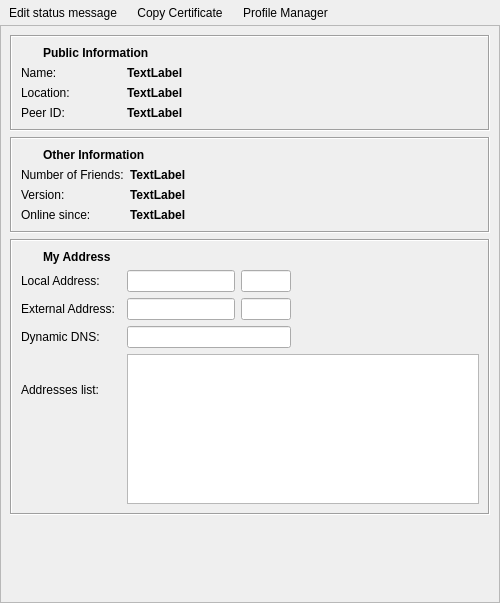
<?xml version="1.0" encoding="UTF-8"?>
<ui version="4.0">
 <class>ProfileWidget</class>
 <widget class="QWidget" name="ProfileWidget">
  <property name="geometry">
   <rect>
    <x>0</x>
    <y>0</y>
    <width>500</width>
    <height>603</height>
   </rect>
  </property>
  <property name="sizePolicy">
   <sizepolicy hsizetype="Expanding" vsizetype="Expanding">
    <horstretch>0</horstretch>
    <verstretch>0</verstretch>
   </sizepolicy>
  </property>
  <layout class="QGridLayout" name="gridLayout_7">
   <property name="verticalSpacing">
    <number>0</number>
   </property>
   <property name="margin">
    <number>0</number>
   </property>
   <item row="0" column="0">
    <widget class="QFrame" name="toolBarFrame">
     <layout class="QHBoxLayout" name="horizontalLayout">
      <property name="margin">
       <number>2</number>
      </property>
      <item>
       <widget class="QToolButton" name="editstatustoolButton">
        <property name="focusPolicy">
         <enum>Qt::NoFocus</enum>
        </property>
        <property name="toolTip">
         <string>Edit status message</string>
        </property>
        <property name="text">
         <string>Edit status message</string>
        </property>
        <property name="icon">
         <iconset resource="../images.qrc">
          <normaloff>:/images/edit_16.png</normaloff>:/images/edit_16.png</iconset>
        </property>
        <property name="toolButtonStyle">
         <enum>Qt::ToolButtonTextBesideIcon</enum>
        </property>
        <property name="autoRaise">
         <bool>true</bool>
        </property>
       </widget>
      </item>
      <item>
       <widget class="QToolButton" name="CopyCertButton">
        <property name="focusPolicy">
         <enum>Qt::NoFocus</enum>
        </property>
        <property name="text">
         <string>Copy Certificate</string>
        </property>
        <property name="icon">
         <iconset resource="../images.qrc">
          <normaloff>:/images/view-certificate-copy-32.png</normaloff>:/images/view-certificate-copy-32.png</iconset>
        </property>
        <property name="toolButtonStyle">
         <enum>Qt::ToolButtonTextBesideIcon</enum>
        </property>
        <property name="autoRaise">
         <bool>true</bool>
        </property>
       </widget>
      </item>
      <item>
       <widget class="QToolButton" name="profile_Button">
        <property name="focusPolicy">
         <enum>Qt::NoFocus</enum>
        </property>
        <property name="text">
         <string>Profile Manager</string>
        </property>
        <property name="icon">
         <iconset resource="../images.qrc">
          <normaloff>:/images/contact_new.png</normaloff>:/images/contact_new.png</iconset>
        </property>
        <property name="iconSize">
         <size>
          <width>22</width>
          <height>22</height>
         </size>
        </property>
        <property name="toolButtonStyle">
         <enum>Qt::ToolButtonTextBesideIcon</enum>
        </property>
        <property name="autoRaise">
         <bool>true</bool>
        </property>
       </widget>
      </item>
      <item>
       <spacer name="horizontalSpacer">
        <property name="orientation">
         <enum>Qt::Horizontal</enum>
        </property>
        <property name="sizeHint" stdset="0">
         <size>
          <width>298</width>
          <height>20</height>
         </size>
        </property>
       </spacer>
      </item>
     </layout>
    </widget>
   </item>
   <item row="1" column="0">
    <widget class="QScrollArea" name="scrollArea">
     <property name="widgetResizable">
      <bool>true</bool>
     </property>
     <widget class="QWidget" name="scrollAreaWidgetContents">
      <property name="geometry">
       <rect>
        <x>0</x>
        <y>0</y>
        <width>498</width>
        <height>569</height>
       </rect>
      </property>
      <layout class="QGridLayout" name="gridLayout_5">
       <item row="0" column="0">
        <widget class="QFrame" name="frame_1">
         <property name="frameShape">
          <enum>QFrame::Box</enum>
         </property>
         <property name="frameShadow">
          <enum>QFrame::Sunken</enum>
         </property>
         <layout class="QGridLayout" name="gridLayout_4">
          <item row="0" column="0" colspan="3">
           <layout class="QGridLayout" name="gridLayout_3">
            <item row="0" column="0">
             <widget class="QLabel" name="publicIcon">
              <property name="maximumSize">
               <size>
                <width>16</width>
                <height>16</height>
               </size>
              </property>
              <property name="pixmap">
               <pixmap resource="../images.qrc">:/images/info16.png</pixmap>
              </property>
             </widget>
            </item>
            <item row="0" column="1">
             <widget class="StyledLabel" name="publicLabel">
              <property name="font">
               <font>
                <weight>75</weight>
                <bold>true</bold>
               </font>
              </property>
              <property name="text">
               <string>Public Information</string>
              </property>
             </widget>
            </item>
           </layout>
          </item>
          <item row="1" column="0">
           <widget class="QLabel" name="label_10">
            <property name="sizePolicy">
             <sizepolicy hsizetype="Maximum" vsizetype="Preferred">
              <horstretch>0</horstretch>
              <verstretch>0</verstretch>
             </sizepolicy>
            </property>
            <property name="minimumSize">
             <size>
              <width>100</width>
              <height>0</height>
             </size>
            </property>
            <property name="text">
             <string>Name:</string>
            </property>
           </widget>
          </item>
          <item row="1" column="1" colspan="2">
           <widget class="QLabel" name="name">
            <property name="sizePolicy">
             <sizepolicy hsizetype="MinimumExpanding" vsizetype="Preferred">
              <horstretch>0</horstretch>
              <verstretch>0</verstretch>
             </sizepolicy>
            </property>
            <property name="font">
             <font>
              <weight>75</weight>
              <bold>true</bold>
             </font>
            </property>
            <property name="text">
             <string notr="true">TextLabel</string>
            </property>
           </widget>
          </item>
          <item row="2" column="0">
           <widget class="QLabel" name="label_8">
            <property name="sizePolicy">
             <sizepolicy hsizetype="Maximum" vsizetype="Preferred">
              <horstretch>0</horstretch>
              <verstretch>0</verstretch>
             </sizepolicy>
            </property>
            <property name="minimumSize">
             <size>
              <width>100</width>
              <height>0</height>
             </size>
            </property>
            <property name="text">
             <string>Location:</string>
            </property>
           </widget>
          </item>
          <item row="2" column="1" colspan="2">
           <widget class="QLabel" name="country">
            <property name="sizePolicy">
             <sizepolicy hsizetype="MinimumExpanding" vsizetype="Preferred">
              <horstretch>0</horstretch>
              <verstretch>0</verstretch>
             </sizepolicy>
            </property>
            <property name="font">
             <font>
              <weight>75</weight>
              <bold>true</bold>
             </font>
            </property>
            <property name="text">
             <string notr="true">TextLabel</string>
            </property>
           </widget>
          </item>
          <item row="3" column="0">
           <widget class="QLabel" name="label_6">
            <property name="sizePolicy">
             <sizepolicy hsizetype="Maximum" vsizetype="Preferred">
              <horstretch>0</horstretch>
              <verstretch>0</verstretch>
             </sizepolicy>
            </property>
            <property name="minimumSize">
             <size>
              <width>100</width>
              <height>0</height>
             </size>
            </property>
            <property name="text">
             <string>Peer ID:</string>
            </property>
           </widget>
          </item>
          <item row="3" column="1" colspan="2">
           <widget class="QLabel" name="peerid">
            <property name="sizePolicy">
             <sizepolicy hsizetype="MinimumExpanding" vsizetype="Preferred">
              <horstretch>0</horstretch>
              <verstretch>0</verstretch>
             </sizepolicy>
            </property>
            <property name="font">
             <font>
              <weight>75</weight>
              <bold>true</bold>
             </font>
            </property>
            <property name="text">
             <string notr="true">TextLabel</string>
            </property>
           </widget>
          </item>
         </layout>
        </widget>
       </item>
       <item row="1" column="0">
        <widget class="QFrame" name="frame_2">
         <property name="frameShape">
          <enum>QFrame::Box</enum>
         </property>
         <property name="frameShadow">
          <enum>QFrame::Sunken</enum>
         </property>
         <layout class="QGridLayout" name="gridLayout_6" columnstretch="0,0,0" columnminimumwidth="0,0,0">
          <item row="2" column="0">
           <widget class="QLabel" name="label_9">
            <property name="sizePolicy">
             <sizepolicy hsizetype="Maximum" vsizetype="Preferred">
              <horstretch>0</horstretch>
              <verstretch>0</verstretch>
             </sizepolicy>
            </property>
            <property name="minimumSize">
             <size>
              <width>100</width>
              <height>0</height>
             </size>
            </property>
            <property name="text">
             <string>Number of Friends:</string>
            </property>
           </widget>
          </item>
          <item row="2" column="1" colspan="2">
           <widget class="QLabel" name="friendsEdit">
            <property name="sizePolicy">
             <sizepolicy hsizetype="MinimumExpanding" vsizetype="Preferred">
              <horstretch>0</horstretch>
              <verstretch>0</verstretch>
             </sizepolicy>
            </property>
            <property name="font">
             <font>
              <weight>75</weight>
              <bold>true</bold>
             </font>
            </property>
            <property name="text">
             <string notr="true">TextLabel</string>
            </property>
           </widget>
          </item>
          <item row="3" column="0">
           <widget class="QLabel" name="label_3">
            <property name="sizePolicy">
             <sizepolicy hsizetype="Maximum" vsizetype="Preferred">
              <horstretch>0</horstretch>
              <verstretch>0</verstretch>
             </sizepolicy>
            </property>
            <property name="minimumSize">
             <size>
              <width>100</width>
              <height>0</height>
             </size>
            </property>
            <property name="text">
             <string>Version:</string>
            </property>
           </widget>
          </item>
          <item row="4" column="0">
           <widget class="QLabel" name="label_16">
            <property name="sizePolicy">
             <sizepolicy hsizetype="Maximum" vsizetype="Preferred">
              <horstretch>0</horstretch>
              <verstretch>0</verstretch>
             </sizepolicy>
            </property>
            <property name="minimumSize">
             <size>
              <width>100</width>
              <height>0</height>
             </size>
            </property>
            <property name="text">
             <string>Online since:</string>
            </property>
           </widget>
          </item>
          <item row="3" column="1" colspan="2">
           <widget class="QLabel" name="version">
            <property name="sizePolicy">
             <sizepolicy hsizetype="MinimumExpanding" vsizetype="Preferred">
              <horstretch>0</horstretch>
              <verstretch>0</verstretch>
             </sizepolicy>
            </property>
            <property name="font">
             <font>
              <weight>75</weight>
              <bold>true</bold>
             </font>
            </property>
            <property name="text">
             <string notr="true">TextLabel</string>
            </property>
           </widget>
          </item>
          <item row="4" column="1" colspan="2">
           <widget class="QLabel" name="onlinesince">
            <property name="sizePolicy">
             <sizepolicy hsizetype="MinimumExpanding" vsizetype="Preferred">
              <horstretch>0</horstretch>
              <verstretch>0</verstretch>
             </sizepolicy>
            </property>
            <property name="font">
             <font>
              <weight>75</weight>
              <bold>true</bold>
             </font>
            </property>
            <property name="text">
             <string notr="true">TextLabel</string>
            </property>
           </widget>
          </item>
          <item row="1" column="0" colspan="3">
           <layout class="QGridLayout" name="gridLayout">
            <item row="0" column="0">
             <widget class="QLabel" name="otherIcon">
              <property name="maximumSize">
               <size>
                <width>16</width>
                <height>16</height>
               </size>
              </property>
              <property name="text">
               <string/>
              </property>
              <property name="pixmap">
               <pixmap resource="../images.qrc">:/images/info16.png</pixmap>
              </property>
             </widget>
            </item>
            <item row="0" column="1">
             <widget class="StyledLabel" name="otherLabel">
              <property name="font">
               <font>
                <weight>75</weight>
                <bold>true</bold>
               </font>
              </property>
              <property name="text">
               <string>Other Information</string>
              </property>
             </widget>
            </item>
           </layout>
          </item>
         </layout>
        </widget>
       </item>
       <item row="12" column="0">
        <widget class="QFrame" name="frame_3">
         <property name="frameShape">
          <enum>QFrame::Box</enum>
         </property>
         <property name="frameShadow">
          <enum>QFrame::Sunken</enum>
         </property>
         <layout class="QGridLayout" name="gridLayout_2">
          <item row="0" column="0" colspan="4">
           <layout class="QGridLayout" name="gridLayout_8">
            <item row="0" column="0">
             <widget class="QLabel" name="myIcon">
              <property name="maximumSize">
               <size>
                <width>16</width>
                <height>16</height>
               </size>
              </property>
              <property name="text">
               <string/>
              </property>
              <property name="pixmap">
               <pixmap resource="../images.qrc">:/images/info16.png</pixmap>
              </property>
             </widget>
            </item>
            <item row="0" column="1">
             <widget class="StyledLabel" name="myLabel">
              <property name="font">
               <font>
                <weight>75</weight>
                <bold>true</bold>
               </font>
              </property>
              <property name="text">
               <string>My Address</string>
              </property>
             </widget>
            </item>
           </layout>
          </item>
          <item row="1" column="0">
           <widget class="QLabel" name="label_14">
            <property name="sizePolicy">
             <sizepolicy hsizetype="Preferred" vsizetype="Preferred">
              <horstretch>0</horstretch>
              <verstretch>0</verstretch>
             </sizepolicy>
            </property>
            <property name="minimumSize">
             <size>
              <width>100</width>
              <height>0</height>
             </size>
            </property>
            <property name="text">
             <string>Local Address:</string>
            </property>
           </widget>
          </item>
          <item row="1" column="1">
           <widget class="QLineEdit" name="localAddress">
            <property name="sizePolicy">
             <sizepolicy hsizetype="Fixed" vsizetype="Fixed">
              <horstretch>0</horstretch>
              <verstretch>0</verstretch>
             </sizepolicy>
            </property>
            <property name="readOnly">
             <bool>true</bool>
            </property>
           </widget>
          </item>
          <item row="1" column="2">
           <widget class="QLineEdit" name="localPort">
            <property name="sizePolicy">
             <sizepolicy hsizetype="Expanding" vsizetype="Fixed">
              <horstretch>20</horstretch>
              <verstretch>0</verstretch>
             </sizepolicy>
            </property>
            <property name="minimumSize">
             <size>
              <width>50</width>
              <height>0</height>
             </size>
            </property>
            <property name="maximumSize">
             <size>
              <width>50</width>
              <height>16777215</height>
             </size>
            </property>
            <property name="maxLength">
             <number>5</number>
            </property>
            <property name="readOnly">
             <bool>true</bool>
            </property>
           </widget>
          </item>
          <item row="2" column="0">
           <widget class="QLabel" name="label_2">
            <property name="sizePolicy">
             <sizepolicy hsizetype="Preferred" vsizetype="Preferred">
              <horstretch>0</horstretch>
              <verstretch>0</verstretch>
             </sizepolicy>
            </property>
            <property name="minimumSize">
             <size>
              <width>100</width>
              <height>0</height>
             </size>
            </property>
            <property name="text">
             <string>External Address:</string>
            </property>
           </widget>
          </item>
          <item row="1" column="3">
           <spacer name="horizontalSpacer_4">
            <property name="orientation">
             <enum>Qt::Horizontal</enum>
            </property>
            <property name="sizeHint" stdset="0">
             <size>
              <width>40</width>
              <height>20</height>
             </size>
            </property>
           </spacer>
          </item>
          <item row="2" column="1">
           <widget class="QLineEdit" name="extAddress">
            <property name="sizePolicy">
             <sizepolicy hsizetype="Fixed" vsizetype="Fixed">
              <horstretch>0</horstretch>
              <verstretch>0</verstretch>
             </sizepolicy>
            </property>
            <property name="readOnly">
             <bool>true</bool>
            </property>
           </widget>
          </item>
          <item row="2" column="2">
           <widget class="QLineEdit" name="extPort">
            <property name="sizePolicy">
             <sizepolicy hsizetype="Expanding" vsizetype="Fixed">
              <horstretch>20</horstretch>
              <verstretch>0</verstretch>
             </sizepolicy>
            </property>
            <property name="minimumSize">
             <size>
              <width>50</width>
              <height>0</height>
             </size>
            </property>
            <property name="maximumSize">
             <size>
              <width>50</width>
              <height>16777215</height>
             </size>
            </property>
            <property name="maxLength">
             <number>5</number>
            </property>
            <property name="readOnly">
             <bool>true</bool>
            </property>
           </widget>
          </item>
          <item row="2" column="3">
           <spacer name="horizontalSpacer_7">
            <property name="orientation">
             <enum>Qt::Horizontal</enum>
            </property>
            <property name="sizeHint" stdset="0">
             <size>
              <width>40</width>
              <height>20</height>
             </size>
            </property>
           </spacer>
          </item>
          <item row="3" column="3">
           <spacer name="horizontalSpacer_9">
            <property name="orientation">
             <enum>Qt::Horizontal</enum>
            </property>
            <property name="sizeHint" stdset="0">
             <size>
              <width>40</width>
              <height>20</height>
             </size>
            </property>
           </spacer>
          </item>
          <item row="3" column="0">
           <widget class="QLabel" name="label_11">
            <property name="sizePolicy">
             <sizepolicy hsizetype="Preferred" vsizetype="Preferred">
              <horstretch>0</horstretch>
              <verstretch>0</verstretch>
             </sizepolicy>
            </property>
            <property name="minimumSize">
             <size>
              <width>100</width>
              <height>0</height>
             </size>
            </property>
            <property name="text">
             <string>Dynamic DNS:</string>
            </property>
           </widget>
          </item>
          <item row="4" column="1" rowspan="2" colspan="3">
           <widget class="QListWidget" name="ipAddressList">
            <property name="maximumSize">
             <size>
              <width>16777215</width>
              <height>150</height>
             </size>
            </property>
           </widget>
          </item>
          <item row="4" column="0">
           <widget class="QLabel" name="label_7">
            <property name="minimumSize">
             <size>
              <width>100</width>
              <height>0</height>
             </size>
            </property>
            <property name="text">
             <string>Addresses list:</string>
            </property>
           </widget>
          </item>
          <item row="3" column="1" colspan="2">
           <widget class="QLineEdit" name="dyndns">
            <property name="sizePolicy">
             <sizepolicy hsizetype="Preferred" vsizetype="Fixed">
              <horstretch>0</horstretch>
              <verstretch>0</verstretch>
             </sizepolicy>
            </property>
            <property name="readOnly">
             <bool>true</bool>
            </property>
           </widget>
          </item>
         </layout>
        </widget>
       </item>
       <item row="13" column="0">
        <spacer name="verticalSpacer">
         <property name="orientation">
          <enum>Qt::Vertical</enum>
         </property>
         <property name="sizeHint" stdset="0">
          <size>
           <width>20</width>
           <height>40</height>
          </size>
         </property>
        </spacer>
       </item>
      </layout>
     </widget>
    </widget>
   </item>
  </layout>
 </widget>
 <customwidgets>
  <customwidget>
   <class>StyledLabel</class>
   <extends>QLabel</extends>
   <header>gui/common/StyledLabel.h</header>
  </customwidget>
 </customwidgets>
 <resources>
  <include location="../images.qrc"/>
 </resources>
 <connections/>
</ui>
